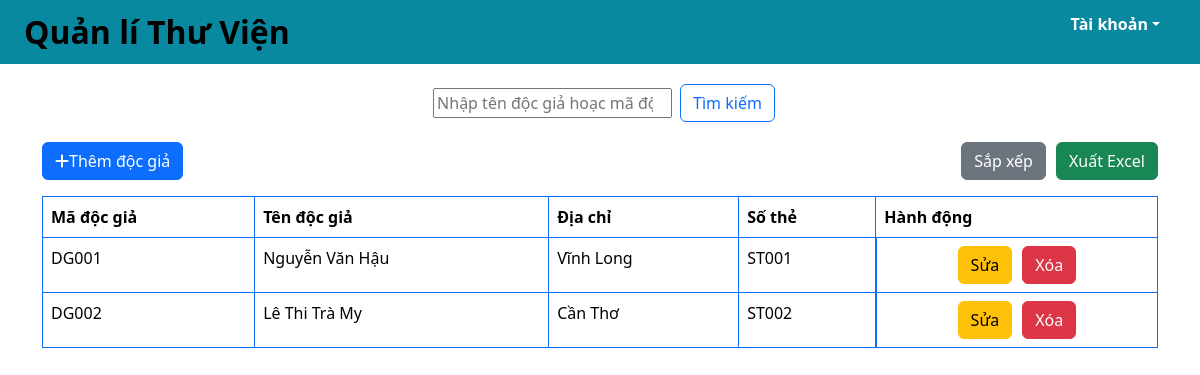
Before: /docgia2.php with the older database file.
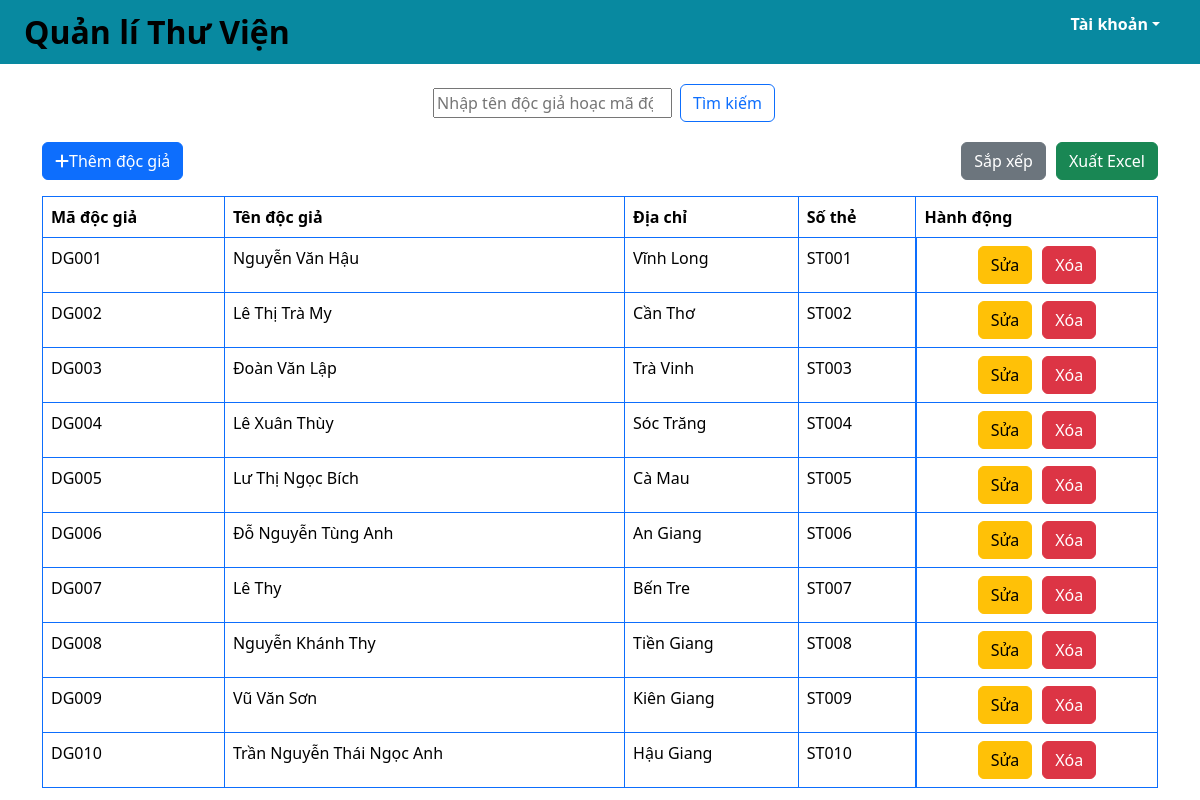
After: the same page with the newer database file.
### tables this page shows
create table docGia (
	maDG char(10) not null,
    tenDG varchar(50) not null,
    diaChi varchar(100) not null,
    soThe char(10) not null unique,
    primary key (maDG),
    foreign key (soThe) references theThuVien(soThe)
);

### src/functions.php (called while the page is built, shortened)
<?php
function html_escape(string|null $text): string
{
    return htmlspecialchars($text ?? '', ENT_QUOTES, 'UTF-8', false);
}

### public/docgia2.php (the view, shortened to what this page needs)
<?php
require_once __DIR__ . '/../src/connect.php';
if ($_SERVER['REQUEST_METHOD'] === 'POST' && isset($_POST['sort'])) {
    $sql = "CALL sapXepDG()";
    $stmt = $pdo->prepare($sql);
    $stmt->execute();
} else if ($_SERVER['REQUEST_METHOD'] === 'GET' && isset($_GET['keyword'])) {
    $keyword = $_GET['keyword'];
    $sql = "CALL timKiemDG(?)";
    $stmt = $pdo->prepare($sql);
    $stmt->execute([$keyword]);
} else {
    $sql = "CALL hthiDG()";
    $stmt = $pdo->prepare($sql);
    $stmt->execute();
}
$rows = $stmt->fetchAll(PDO::FETCH_ASSOC);
include_once __DIR__ . '/../src/partials/header2.php'
?>
<div class="container">
    <div class="row mb-3">
        <div class="col d-flex justify-content-center ">
            <form class="d-flex align-items-center" method="GET" action="/docgia2.php" class="w-100">
                <input class="m-2" type="search" placeholder="Nhập tên độc giả hoạc mã độc giả" aria-label="search"
                    name="keyword" value="<?= isset($_GET['keyword']) ? htmlspecialchars($_GET['keyword']) : '' ?>">
                <button class="btn btn-outline-primary" type="submit">Tìm kiếm</button>
            </form>
        </div>
    </div>
    <div class="row mb-3">
        <div class="col-6">
            <a href="/them_docgia2.php" class="btn btn-primary">
                <i class="fa-solid fa-plus"></i>Thêm độc giả
            </a>
        </div>
        <div class="col-6 d-flex justify-content-end">
            <form method="post">
                <button class="btn btn-secondary" type="submit" name="sort">
                    Sắp xếp
                </button>
            </form>
            <div style="width: 10px;"></div>
            <form method="post">
                <button class="btn btn-success" type="submit" name="export">
                    Xuất Excel
                </button>
            </form>
        </div>
    </div>
    <div class="row">
        <div class="col">
            <table class="table table-bordered border-primary">
                <thead>
                    <tr>
                        <th>Mã độc giả</th>
                        <th>Tên độc giả</th>
                        <th>Địa chỉ</th>
                        <th>Số thẻ</th>
                        <th>Hành động</th>
                    </tr>
                </thead>
                <tbody>
                    <?php foreach ($rows as $row) : ?>
                    <tr>
                        <td><?= html_escape($row['maDG']) ?></td>
                        <td><?= html_escape($row['tenDG']) ?></td>
                        <td><?= html_escape($row['diaChi']) ?></td>
                        <td><?= html_escape($row['soThe']) ?></td>
                        <td class="d-flex justify-content-center">
                            <a href="<?= 'sua_docgia2.php?maDG=' . $row['maDG'] ?>" class="btn btn-xs btn-warning mr-1">
                                Sửa</a>
                            <div style="width: 10px;"></div>
                            <form class="form-inline ml-1" action="/xoa_docgia2.php" method="POST">
                                <button id="delete-sach-btn" type="button" class="btn btn-xs btn-danger  delete-btn"
                                    data-toggle="modal" name="delete-sach" data-target="#delete-confirm">
                                    Xóa
                                </button>
                            </form>
                        </td>
                    </tr>
                    <?php endforeach ?>
                </tbody>
            </table>
        </div>
    </div>
</div>
<?php
include_once __DIR__ . '/../src/partials/footer.php'
?>

Changed rows visible on the page:
changed docgia "DG002": tenDG "Lê Thi Trà My" → "Lê Thị Trà My"
added docgia: maDG "DG003", tenDG "Đoàn Văn Lập", diaChi "Trà Vinh", soThe "ST003"
added docgia: maDG "DG004", tenDG "Lê Xuân Thùy", diaChi "Sóc Trăng", soThe "ST004"
added docgia: maDG "DG005", tenDG "Lư Thị Ngọc Bích", diaChi "Cà Mau", soThe "ST005"
added docgia: maDG "DG006", tenDG "Đỗ Nguyễn Tùng Anh", diaChi "An Giang", soThe "ST006"
added docgia: maDG "DG007", tenDG "Lê Thy", diaChi "Bến Tre", soThe "ST007"
added docgia: maDG "DG008", tenDG "Nguyễn Khánh Thy", diaChi "Tiền Giang", soThe "ST008"
added docgia: maDG "DG009", tenDG "Vũ Văn Sơn", diaChi "Kiên Giang", soThe "ST009"
added docgia: maDG "DG010", tenDG "Trần Nguyễn Thái Ngọc Anh", diaChi "Hậu Giang", soThe "ST010"
